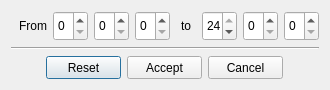
<?xml version="1.0" encoding="UTF-8"?>
<ui version="4.0">
 <class>turnRatioIntervalDialog</class>
 <widget class="QDialog" name="turnRatioIntervalDialog">
  <property name="geometry">
   <rect>
    <x>0</x>
    <y>0</y>
    <width>330</width>
    <height>90</height>
   </rect>
  </property>
  <property name="minimumSize">
   <size>
    <width>330</width>
    <height>90</height>
   </size>
  </property>
  <property name="maximumSize">
   <size>
    <width>330</width>
    <height>90</height>
   </size>
  </property>
  <property name="windowTitle">
   <string>Dialog</string>
  </property>
  <property name="modal">
   <bool>true</bool>
  </property>
  <layout class="QVBoxLayout" name="verticalLayout">
   <item>
    <layout class="QHBoxLayout" name="horizontalLayout_8">
     <item>
      <widget class="QLabel" name="LabelBegin">
       <property name="minimumSize">
        <size>
         <width>0</width>
         <height>30</height>
        </size>
       </property>
       <property name="maximumSize">
        <size>
         <width>16777215</width>
         <height>30</height>
        </size>
       </property>
       <property name="text">
        <string>&lt;html&gt;&lt;head/&gt;&lt;body&gt;&lt;p align=&quot;right&quot;&gt;From&lt;/p&gt;&lt;/body&gt;&lt;/html&gt;</string>
       </property>
       <property name="alignment">
        <set>Qt::AlignRight|Qt::AlignTrailing|Qt::AlignVCenter</set>
       </property>
      </widget>
     </item>
     <item>
      <widget class="QSpinBox" name="QSpinBoxBeginHour">
       <property name="minimumSize">
        <size>
         <width>35</width>
         <height>30</height>
        </size>
       </property>
       <property name="maximumSize">
        <size>
         <width>35</width>
         <height>30</height>
        </size>
       </property>
       <property name="maximum">
        <number>24</number>
       </property>
      </widget>
     </item>
     <item>
      <widget class="QSpinBox" name="QSpinBoxBeginMinute">
       <property name="minimumSize">
        <size>
         <width>35</width>
         <height>30</height>
        </size>
       </property>
       <property name="maximumSize">
        <size>
         <width>35</width>
         <height>30</height>
        </size>
       </property>
       <property name="maximum">
        <number>59</number>
       </property>
      </widget>
     </item>
     <item>
      <widget class="QSpinBox" name="QSpinBoxBeginSecond">
       <property name="minimumSize">
        <size>
         <width>35</width>
         <height>30</height>
        </size>
       </property>
       <property name="maximumSize">
        <size>
         <width>35</width>
         <height>30</height>
        </size>
       </property>
       <property name="maximum">
        <number>59</number>
       </property>
      </widget>
     </item>
     <item>
      <widget class="QLabel" name="LabelEnd">
       <property name="minimumSize">
        <size>
         <width>20</width>
         <height>30</height>
        </size>
       </property>
       <property name="maximumSize">
        <size>
         <width>20</width>
         <height>30</height>
        </size>
       </property>
       <property name="text">
        <string>&lt;html&gt;&lt;head/&gt;&lt;body&gt;&lt;p align=&quot;center&quot;&gt;to&lt;/p&gt;&lt;/body&gt;&lt;/html&gt;</string>
       </property>
      </widget>
     </item>
     <item>
      <widget class="QSpinBox" name="QSpinBoxEndHour">
       <property name="minimumSize">
        <size>
         <width>35</width>
         <height>30</height>
        </size>
       </property>
       <property name="maximumSize">
        <size>
         <width>35</width>
         <height>30</height>
        </size>
       </property>
       <property name="maximum">
        <number>24</number>
       </property>
       <property name="value">
        <number>24</number>
       </property>
      </widget>
     </item>
     <item>
      <widget class="QSpinBox" name="QSpinBoxEndMinute">
       <property name="minimumSize">
        <size>
         <width>35</width>
         <height>30</height>
        </size>
       </property>
       <property name="maximumSize">
        <size>
         <width>35</width>
         <height>30</height>
        </size>
       </property>
       <property name="maximum">
        <number>59</number>
       </property>
      </widget>
     </item>
     <item>
      <widget class="QSpinBox" name="QSpinBoxEndSecond">
       <property name="minimumSize">
        <size>
         <width>35</width>
         <height>30</height>
        </size>
       </property>
       <property name="maximumSize">
        <size>
         <width>35</width>
         <height>30</height>
        </size>
       </property>
       <property name="maximum">
        <number>59</number>
       </property>
      </widget>
     </item>
    </layout>
   </item>
   <item>
    <widget class="Line" name="line">
     <property name="orientation">
      <enum>Qt::Horizontal</enum>
     </property>
    </widget>
   </item>
   <item>
    <layout class="QHBoxLayout" name="LayoutButtons">
     <item>
      <spacer name="horizontalSpacer">
       <property name="orientation">
        <enum>Qt::Horizontal</enum>
       </property>
       <property name="sizeHint" stdset="0">
        <size>
         <width>40</width>
         <height>20</height>
        </size>
       </property>
      </spacer>
     </item>
     <item>
      <widget class="QPushButton" name="ButtonReset">
       <property name="minimumSize">
        <size>
         <width>75</width>
         <height>23</height>
        </size>
       </property>
       <property name="maximumSize">
        <size>
         <width>75</width>
         <height>23</height>
        </size>
       </property>
       <property name="sizeIncrement">
        <size>
         <width>0</width>
         <height>0</height>
        </size>
       </property>
       <property name="text">
        <string>Reset</string>
       </property>
       <property name="icon">
        <iconset resource="../../../../resources/eNetEditorResources.qrc">
         <normaloff>:/main/reset.ico</normaloff>:/main/reset.ico</iconset>
       </property>
      </widget>
     </item>
     <item>
      <widget class="QPushButton" name="ButtonAccept">
       <property name="minimumSize">
        <size>
         <width>75</width>
         <height>23</height>
        </size>
       </property>
       <property name="maximumSize">
        <size>
         <width>75</width>
         <height>23</height>
        </size>
       </property>
       <property name="text">
        <string>Accept</string>
       </property>
       <property name="icon">
        <iconset resource="../../../../resources/eNetEditorResources.qrc">
         <normaloff>:/main/accept.ico</normaloff>:/main/accept.ico</iconset>
       </property>
      </widget>
     </item>
     <item>
      <widget class="QPushButton" name="ButtonCancel">
       <property name="minimumSize">
        <size>
         <width>75</width>
         <height>23</height>
        </size>
       </property>
       <property name="maximumSize">
        <size>
         <width>75</width>
         <height>23</height>
        </size>
       </property>
       <property name="text">
        <string>Cancel</string>
       </property>
       <property name="icon">
        <iconset resource="../../../../resources/eNetEditorResources.qrc">
         <normaloff>:/main/cancel.ico</normaloff>:/main/cancel.ico</iconset>
       </property>
      </widget>
     </item>
     <item>
      <spacer name="horizontalSpacer_2">
       <property name="orientation">
        <enum>Qt::Horizontal</enum>
       </property>
       <property name="sizeHint" stdset="0">
        <size>
         <width>40</width>
         <height>20</height>
        </size>
       </property>
      </spacer>
     </item>
    </layout>
   </item>
  </layout>
 </widget>
 <resources>
  <include location="../../../../resources/eNetEditorResources.qrc"/>
 </resources>
 <connections/>
</ui>
